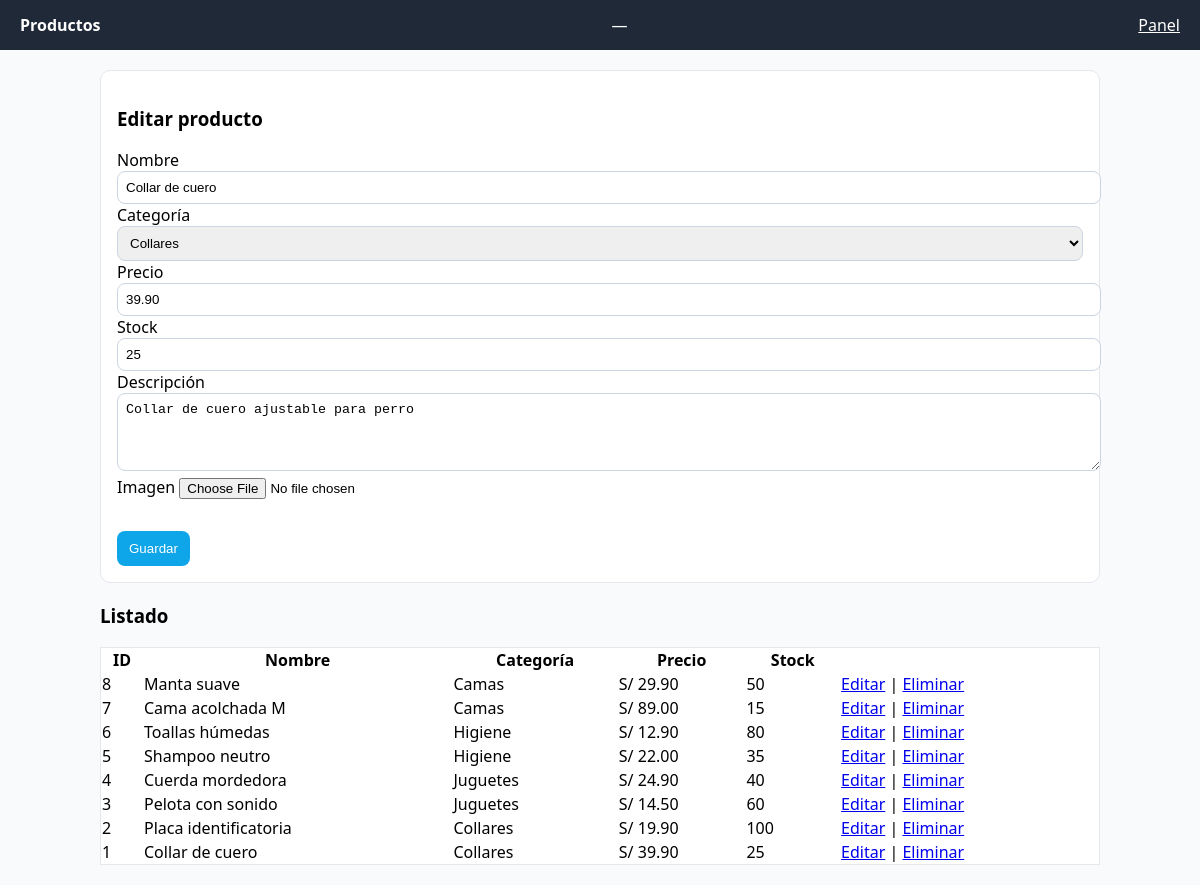
Page /admin_productos.php?edit=1 (signed in) on the committed database.
### tables this page shows
CREATE TABLE productos (
  id INT AUTO_INCREMENT PRIMARY KEY,
  categoria_id INT,
  nombre VARCHAR(150) NOT NULL,
  descripcion TEXT,
  precio DECIMAL(10,2) NOT NULL,
  stock INT DEFAULT 0,
  imagen VARCHAR(255),
  FOREIGN KEY (categoria_id) REFERENCES categorias(id) ON DELETE SET NULL
);

CREATE TABLE categorias (
  id INT AUTO_INCREMENT PRIMARY KEY,
  nombre VARCHAR(100) NOT NULL,
  descripcion TEXT
);

### admin_productos.php (the view, shortened to what this page needs)
<?php
require_once __DIR__ . '/conexion.php';
$edit=null; if(isset($_GET['edit'])){ $id=(int)$_GET['edit']; $st=$pdo->prepare("SELECT * FROM productos WHERE id=?"); $st->execute([$id]); $edit=$st->fetch(); }
$cats = $pdo->query("SELECT id,nombre FROM categorias ORDER BY nombre")->fetchAll();
$rows = $pdo->query("SELECT p.id,p.nombre,p.precio,p.stock,c.nombre AS categoria FROM productos p LEFT JOIN categorias c ON c.id=p.categoria_id ORDER BY p.id DESC")->fetchAll();
?>
<!doctype html>
<html lang="es">
<head><meta charset="utf-8"><meta name="viewport" content="width=device-width,initial-scale=1">
<link rel="stylesheet" href="assets/css/style.css">
</head>
<body>
<header><strong>Productos</strong> — <a href="admin.php" style="color:#fff">Panel</a></header>
<div class="container">
  <div style="background:#fff;border:1px solid #e5e7eb;border-radius:10px;padding:16px;margin-top:16px">
    <h3><?= $edit? 'Editar producto' : 'Nuevo producto' ?></h3>
    <form method="post" enctype="multipart/form-data">
      <label>Nombre</label>
      <input name="nombre" value="<?= htmlspecialchars($edit['nombre'] ?? '') ?>" style="width:100%;padding:8px;border:1px solid #cbd5e1;border-radius:8px">
      <label>Categoría</label>
      <select name="categoria_id" style="width:100%;padding:8px;border:1px solid #cbd5e1;border-radius:8px">
        <?php foreach($cats as $c): ?>
          <option value="<?= (int)$c['id'] ?>" <?= !empty($edit) && (int)$edit['categoria_id']===(int)$c['id']? 'selected':'' ?>><?= htmlspecialchars($c['nombre']) ?></option>
        <?php endforeach; ?>
      </select>
      <label>Precio</label>
      <input type="number" step="0.01" name="precio" value="<?= htmlspecialchars((string)($edit['precio'] ?? '')) ?>" style="width:100%;padding:8px;border:1px solid #cbd5e1;border-radius:8px">
      <label>Stock</label>
      <input type="number" name="stock" value="<?= htmlspecialchars((string)($edit['stock'] ?? '0')) ?>" style="width:100%;padding:8px;border:1px solid #cbd5e1;border-radius:8px">
      <label>Descripción</label>
      <textarea name="descripcion" rows="4" style="width:100%;padding:8px;border:1px solid #cbd5e1;border-radius:8px"><?= htmlspecialchars($edit['descripcion'] ?? '') ?></textarea>
      <label>Imagen</label>
      <input type="file" name="imagen" accept="image/*">
      <?php if(!empty($edit['imagen'])): ?><div><img src="<?= htmlspecialchars($edit['imagen']) ?>" alt="" style="max-width:200px;margin-top:8px"></div><?php endif; ?>
      <button style="margin-top:10px;padding:10px 12px;border:0;border-radius:8px;background:#0ea5e9;color:#fff;cursor:pointer">Guardar</button>
    </form>
  </div>
  <h3 style="margin-top:20px">Listado</h3>
  <table style="width:100%;border-collapse:collapse;background:#fff;border:1px solid #e5e7eb">
    <tr><th>ID</th><th>Nombre</th><th>Categoría</th><th>Precio</th><th>Stock</th><th></th></tr>
    <?php foreach($rows as $r): ?>
      <tr>
        <td><?= (int)$r['id'] ?></td>
        <td><?= htmlspecialchars($r['nombre']) ?></td>
        <td><?= htmlspecialchars($r['categoria'] ?: '—') ?></td>
        <td>S/ <?= number_format((float)$r['precio'],2) ?></td>
        <td><?= (int)$r['stock'] ?></td>
        <td>
          <a href="admin_productos.php?edit=<?= (int)$r['id'] ?>">Editar</a> |
          <a href="admin_productos.php?del=<?= (int)$r['id'] ?>" onclick="return confirm('¿Eliminar producto?')">Eliminar</a>
        </td>
      </tr>
    <?php endforeach; ?>
  </table>
</div>
</body>
</html>

### assets/css/style.css (style rules this page uses)
body { font-family:system-ui,-apple-system,Segoe UI,Roboto,Ubuntu,Cantarell,Noto Sans,sans-serif;margin:0;background:#f8fafc }
header { background:#1f2937;color:#fff;padding:14px 20px;display:flex;justify-content:space-between;align-items:center }
.container { max-width:1000px;margin:20px auto;padding:0 16px }

### rows in the picture
productos: nombre "Collar de cuero", categoria_id "Collares", precio "39.90", stock "25", descripcion "Collar de cuero ajustable para perro", id "1", categoria.nombre "Collares"
productos: id "8", nombre "Manta suave", categoria.nombre "Camas", precio "29.90", stock "50"
productos: id "7", nombre "Cama acolchada M", categoria.nombre "Camas", precio "89.00", stock "15"
productos: id "6", nombre "Toallas húmedas", categoria.nombre "Higiene", precio "12.90", stock "80"
productos: id "5", nombre "Shampoo neutro", categoria.nombre "Higiene", precio "22.00", stock "35"
productos: id "4", nombre "Cuerda mordedora", categoria.nombre "Juguetes", precio "24.90", stock "40"
productos: id "3", nombre "Pelota con sonido", categoria.nombre "Juguetes", precio "14.50", stock "60"
productos: id "2", nombre "Placa identificatoria", categoria.nombre "Collares", precio "19.90", stock "100"
